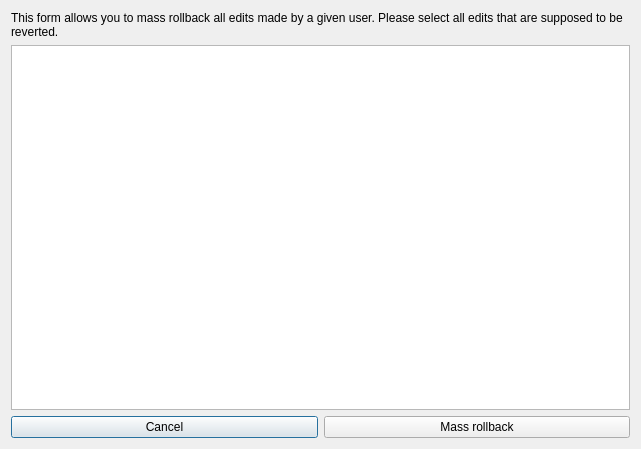
<?xml version="1.0" encoding="UTF-8"?>
<ui version="4.0">
 <class>HuggleMassRollback</class>
 <widget class="QDialog" name="HuggleMassRollback">
  <property name="geometry">
   <rect>
    <x>0</x>
    <y>0</y>
    <width>641</width>
    <height>449</height>
   </rect>
  </property>
  <property name="windowTitle">
   <string>Dialog</string>
  </property>
  <layout class="QVBoxLayout" name="verticalLayout">
   <item>
    <widget class="QLabel" name="label">
     <property name="text">
      <string>This form allows you to mass rollback all edits made by a given user. Please select all edits that are supposed to be reverted.</string>
     </property>
     <property name="wordWrap">
      <bool>true</bool>
     </property>
    </widget>
   </item>
   <item>
    <widget class="QTableWidget" name="tableWidget"/>
   </item>
   <item>
    <layout class="QHBoxLayout" name="horizontalLayout">
     <item>
      <widget class="QPushButton" name="pushButton">
       <property name="text">
        <string>Cancel</string>
       </property>
      </widget>
     </item>
     <item>
      <widget class="QPushButton" name="pushButton_2">
       <property name="text">
        <string>Mass rollback</string>
       </property>
      </widget>
     </item>
    </layout>
   </item>
  </layout>
 </widget>
 <resources/>
 <connections/>
</ui>
